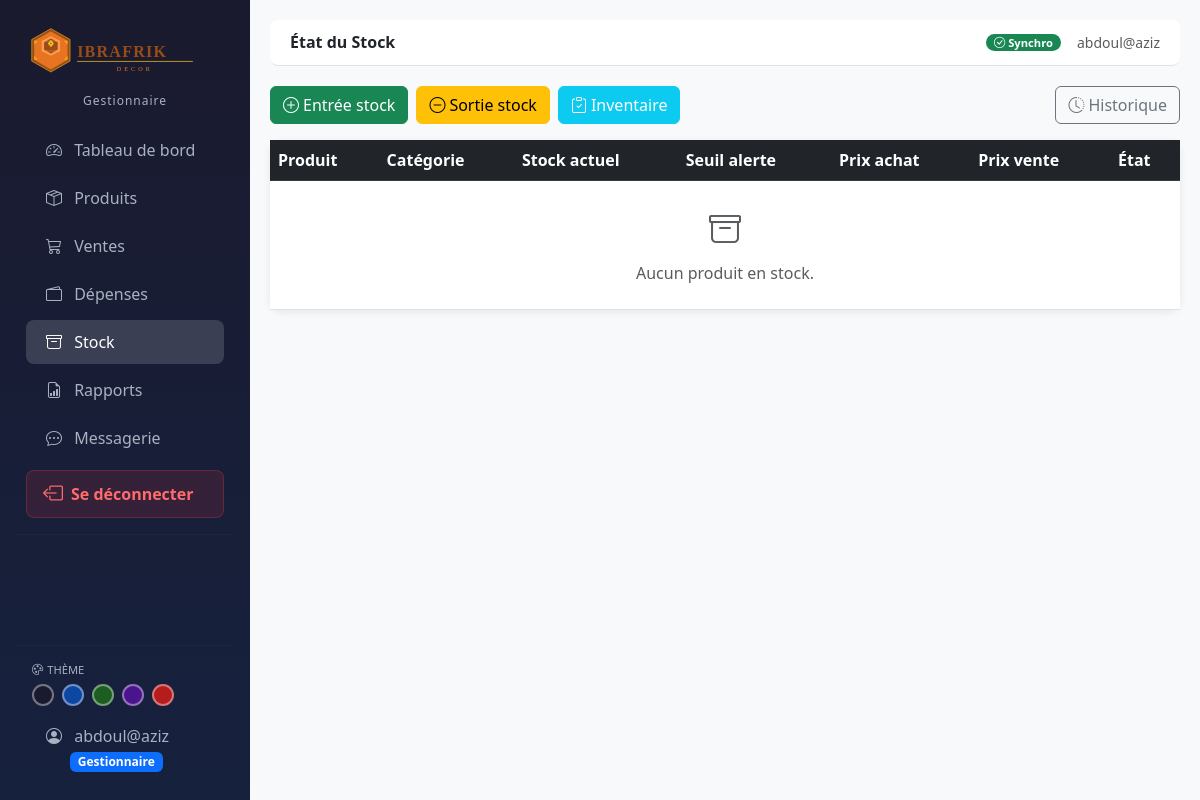
The page /stock/ (signed in) on the database as committed earlier.
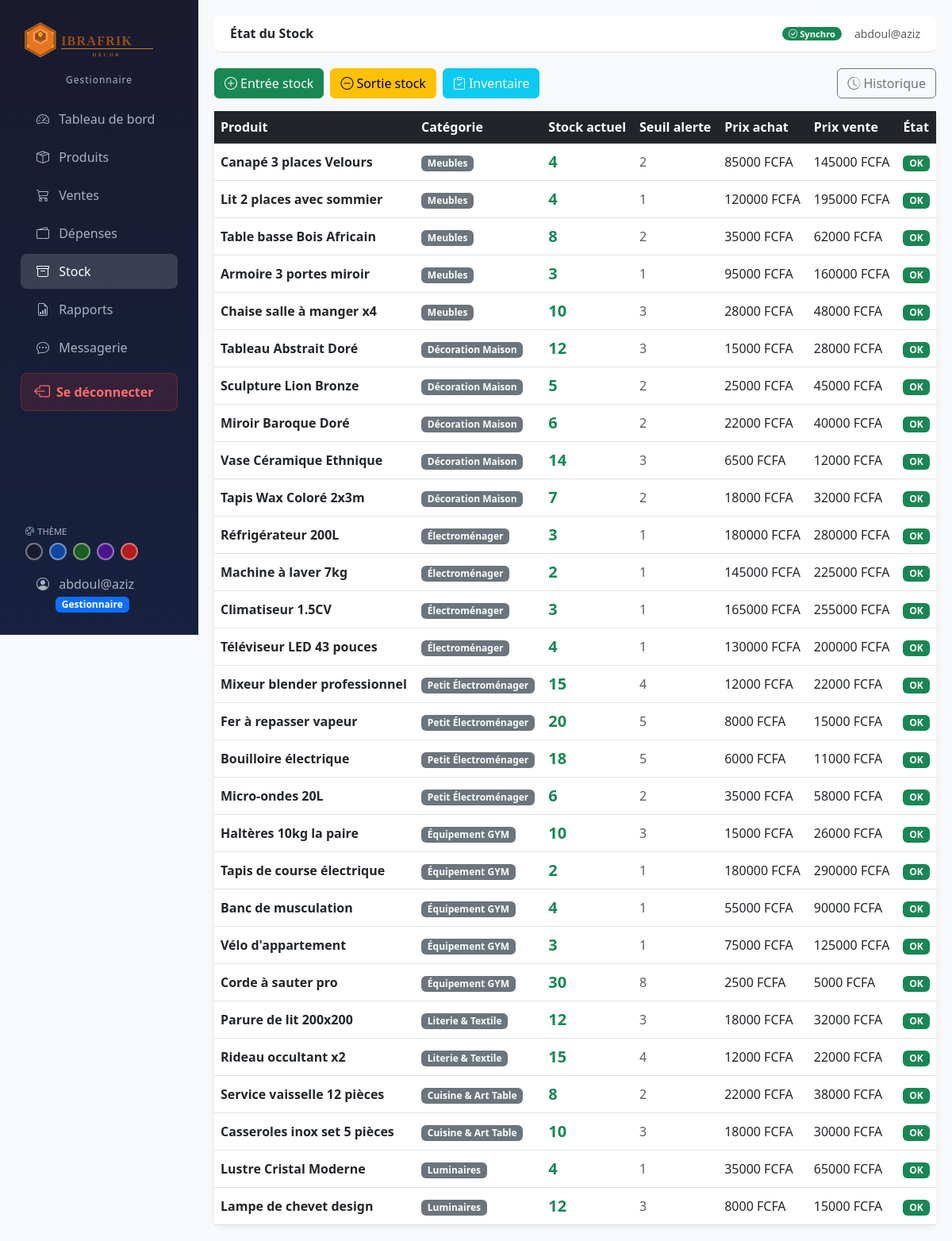
The same page on the database as committed later.
### produits/models.py (models this page shows, shortened)
class Produit(models.Model):
    nom = models.CharField(max_length=200)
    categorie = models.ForeignKey(Categorie, on_delete=models.PROTECT, related_name='produits')
    description = models.TextField(blank=True)
    prix_achat = models.DecimalField(max_digits=12, decimal_places=2)
    prix_vente = models.DecimalField(max_digits=12, decimal_places=2)
    quantite_stock = models.IntegerField(default=0)
    seuil_alerte = models.IntegerField(default=5)
    image = models.ImageField(upload_to='produits/', blank=True, null=True)
    date_ajout = models.DateTimeField(auto_now_add=True)
    actif = models.BooleanField(default=True)
    @property
    def en_alerte(self):
        return self.quantite_stock <= self.seuil_alerte
    class Meta:
        verbose_name = 'Produit'

class Categorie(models.Model):
    nom = models.CharField(max_length=100)
    description = models.TextField(blank=True)
    class Meta:
        verbose_name = 'Catégorie'

### stock/views.py (the view)
# urls.py: path('', views.stock_liste, name='liste'),
@login_required
def stock_liste(request):
    produits = Produit.objects.filter(actif=True).select_related('categorie')
    alertes  = [p for p in produits if p.en_alerte]
    return render(request, 'stock/liste.html', {
        'produits': produits,
        'alertes':  alertes,
    })

### accounts/models.py (called while the page is built)
    def is_gestionnaire(self):
        return self.role == self.GESTIONNAIRE

    def is_admin_bc(self):
        return self.role == self.ADMIN

### dashboard/context_processors.py (called while the page is built)
def messages_non_lus(request):
    if request.user.is_authenticated:
        count = Message.objects.filter(
            destinataire=request.user, lu=False
        ).count()
        return {'messages_non_lus_count': count}
    return {'messages_non_lus_count': 0}

### templates/stock/liste.html (shortened to what this page needs)
{% extends 'base.html' %}
{% block page_title %}État du Stock{% endblock %}
{% block content %}
<div class="d-flex gap-2 mb-3">
    <a href="{% url 'stock:entree' %}" class="btn btn-success">
        <i class="bi bi-plus-circle me-1"></i>Entrée stock
    </a>
    <a href="{% url 'stock:sortie' %}" class="btn btn-warning">
        <i class="bi bi-dash-circle me-1"></i>Sortie stock
    </a>
    <a href="{% url 'stock:inventaire' %}" class="btn btn-info text-white">
        <i class="bi bi-clipboard-check me-1"></i>Inventaire
    </a>
    <a href="{% url 'stock:historique' %}" class="btn btn-outline-secondary ms-auto">
        <i class="bi bi-clock-history me-1"></i>Historique
    </a>
</div>
<div class="card">
    <div class="table-responsive">
        <table class="table table-hover align-middle mb-0">
            <thead class="table-dark">
                <tr>
                    <th>Produit</th>
                    <th>Catégorie</th>
                    <th>Stock actuel</th>
                    <th>Seuil alerte</th>
                    <th>Prix achat</th>
                    <th>Prix vente</th>
                    <th>État</th>
                </tr>
            </thead>
            <tbody>
            {% for p in produits %}
            <tr {% if p.en_alerte %}class="table-warning"{% endif %}>
                <td class="fw-semibold">{{ p.nom }}</td>
                <td><span class="badge bg-secondary">{{ p.categorie.nom }}</span></td>
                <td>
                    <span class="fw-bold fs-5
                        {% if p.quantite_stock == 0 %}text-danger
                        {% elif p.en_alerte %}text-warning
                        {% else %}text-success{% endif %}">
                        {{ p.quantite_stock }}
                    </span>
                </td>
                <td class="text-muted">{{ p.seuil_alerte }}</td>
                <td>{{ p.prix_achat|floatformat:0 }} FCFA</td>
                <td>{{ p.prix_vente|floatformat:0 }} FCFA</td>
                <td>
                    {% if p.quantite_stock == 0 %}
                        <span class="badge bg-danger">Rupture</span>
                    {% elif p.en_alerte %}
                        <span class="badge bg-warning text-dark">Stock bas</span>
                    {% else %}
                        <span class="badge bg-success">OK</span>
                    {% endif %}
                </td>
            </tr>
            {% empty %}
            <tr>
                <td colspan="7" class="text-center text-muted py-4">
                    <i class="bi bi-archive fs-2 d-block mb-2"></i>
                    Aucun produit en stock.
                </td>
            </tr>
            {% endfor %}
            </tbody>
        </table>
    </div>
</div>
{% endblock %}

Rows that differ between the two databases and show on the page:
added Produit: nom "Canapé 3 places Velours", categorie.nom "Meubles", quantite_stock "4", seuil_alerte "2", prix_achat "85000", prix_vente "145000", shows "OK"
added Produit: nom "Lit 2 places avec sommier", categorie.nom "Meubles", quantite_stock "4", seuil_alerte "1", prix_achat "120000", prix_vente "195000", shows "OK"
added Produit: nom "Table basse Bois Africain", categorie.nom "Meubles", quantite_stock "8", seuil_alerte "2", prix_achat "35000", prix_vente "62000", shows "OK"
added Produit: nom "Armoire 3 portes miroir", categorie.nom "Meubles", quantite_stock "3", seuil_alerte "1", prix_achat "95000", prix_vente "160000", shows "OK"
added Produit: nom "Chaise salle à manger x4", categorie.nom "Meubles", quantite_stock "10", seuil_alerte "3", prix_achat "28000", prix_vente "48000", shows "OK"
added Produit: nom "Tableau Abstrait Doré", categorie.nom "Décoration Maison", quantite_stock "12", seuil_alerte "3", prix_achat "15000", prix_vente "28000", shows "OK"
added Produit: nom "Sculpture Lion Bronze", categorie.nom "Décoration Maison", quantite_stock "5", seuil_alerte "2", prix_achat "25000", prix_vente "45000", shows "OK"
added Produit: nom "Miroir Baroque Doré", categorie.nom "Décoration Maison", quantite_stock "6", seuil_alerte "2", prix_achat "22000", prix_vente "40000", shows "OK"
added Produit: nom "Vase Céramique Ethnique", categorie.nom "Décoration Maison", quantite_stock "14", seuil_alerte "3", prix_achat "6500", prix_vente "12000", shows "OK"
added Produit: nom "Tapis Wax Coloré 2x3m", categorie.nom "Décoration Maison", quantite_stock "7", seuil_alerte "2", prix_achat "18000", prix_vente "32000", shows "OK"
added Produit: nom "Réfrigérateur 200L", categorie.nom "Électroménager", quantite_stock "3", seuil_alerte "1", prix_achat "180000", prix_vente "280000", shows "OK"
added Produit: nom "Machine à laver 7kg", categorie.nom "Électroménager", quantite_stock "2", seuil_alerte "1", prix_achat "145000", prix_vente "225000", shows "OK"
added Produit: nom "Climatiseur 1.5CV", categorie.nom "Électroménager", quantite_stock "3", seuil_alerte "1", prix_achat "165000", prix_vente "255000", shows "OK"
added Produit: nom "Téléviseur LED 43 pouces", categorie.nom "Électroménager", quantite_stock "4", seuil_alerte "1", prix_achat "130000", prix_vente "200000", shows "OK"
added Produit: nom "Mixeur blender professionnel", categorie.nom "Petit Électroménager", quantite_stock "15", seuil_alerte "4", prix_achat "12000", prix_vente "22000", shows "OK"
added Produit: nom "Fer à repasser vapeur", categorie.nom "Petit Électroménager", quantite_stock "20", seuil_alerte "5", prix_achat "8000", prix_vente "15000", shows "OK"
added Produit: nom "Bouilloire électrique", categorie.nom "Petit Électroménager", quantite_stock "18", seuil_alerte "5", prix_achat "6000", prix_vente "11000", shows "OK"
added Produit: nom "Micro-ondes 20L", categorie.nom "Petit Électroménager", quantite_stock "6", seuil_alerte "2", prix_achat "35000", prix_vente "58000", shows "OK"
added Produit: nom "Haltères 10kg la paire", categorie.nom "Équipement GYM", quantite_stock "10", seuil_alerte "3", prix_achat "15000", prix_vente "26000", shows "OK"
added Produit: nom "Tapis de course électrique", categorie.nom "Équipement GYM", quantite_stock "2", seuil_alerte "1", prix_achat "180000", prix_vente "290000", shows "OK"
added Produit: nom "Banc de musculation", categorie.nom "Équipement GYM", quantite_stock "4", seuil_alerte "1", prix_achat "55000", prix_vente "90000", shows "OK"
added Produit: nom "Vélo d'appartement", categorie.nom "Équipement GYM", quantite_stock "3", seuil_alerte "1", prix_achat "75000", prix_vente "125000", shows "OK"
added Produit: nom "Corde à sauter pro", categorie.nom "Équipement GYM", quantite_stock "30", seuil_alerte "8", prix_achat "2500", prix_vente "5000", shows "OK"
added Produit: nom "Parure de lit 200x200", categorie.nom "Literie & Textile", quantite_stock "12", seuil_alerte "3", prix_achat "18000", prix_vente "32000", shows "OK"
added Produit: nom "Rideau occultant x2", categorie.nom "Literie & Textile", quantite_stock "15", seuil_alerte "4", prix_achat "12000", prix_vente "22000", shows "OK"
added Produit: nom "Service vaisselle 12 pièces", categorie.nom "Cuisine & Art Table", quantite_stock "8", seuil_alerte "2", prix_achat "22000", prix_vente "38000", shows "OK"
added Produit: nom "Casseroles inox set 5 pièces", categorie.nom "Cuisine & Art Table", quantite_stock "10", seuil_alerte "3", prix_achat "18000", prix_vente "30000", shows "OK"
added Produit: nom "Lustre Cristal Moderne", categorie.nom "Luminaires", quantite_stock "4", seuil_alerte "1", prix_achat "35000", prix_vente "65000", shows "OK"
added Produit: nom "Lampe de chevet design", categorie.nom "Luminaires", quantite_stock "12", seuil_alerte "3", prix_achat "8000", prix_vente "15000", shows "OK"
Other text that changed with them:
text no longer shown: "Aucun produit en stock."
